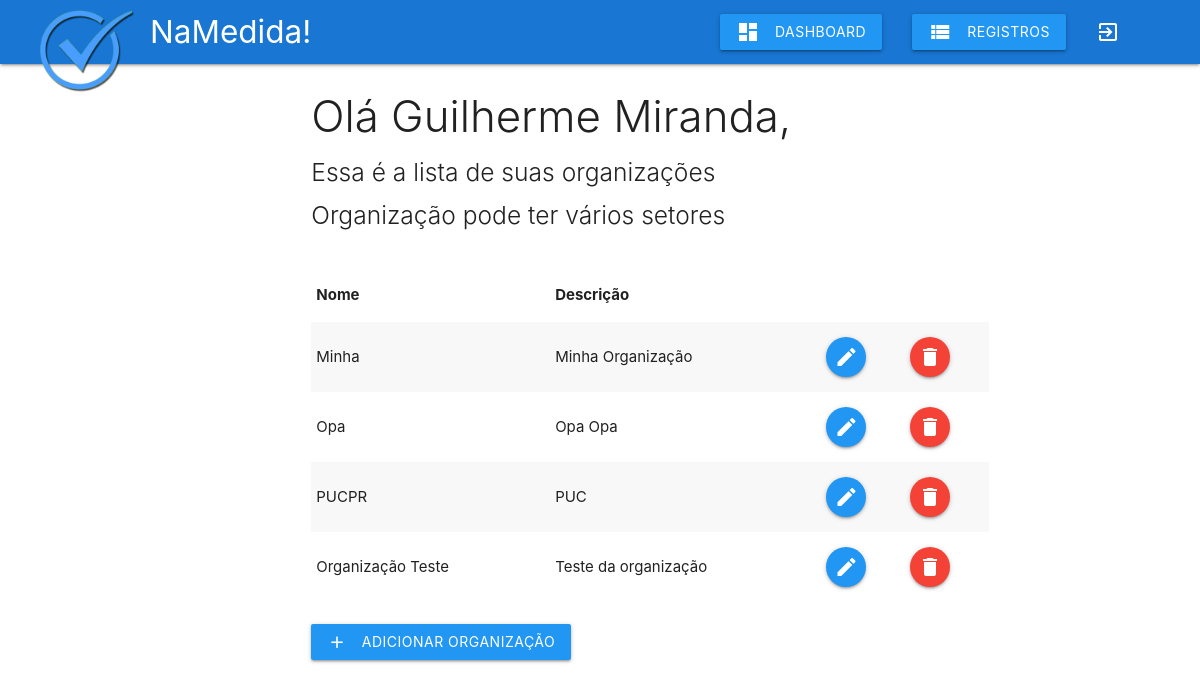
/php/organizacao.php (signed in), run on the app's committed database.
### tables this page shows
CREATE TABLE `usuario` (
  `idUsuario` int(11) NOT NULL,
  `login` varchar(45) DEFAULT NULL,
  `senha` varchar(32) DEFAULT NULL,
  `nome` varchar(45) DEFAULT NULL
);

CREATE TABLE `organizacao` (
  `idOrganizacao` int(11) NOT NULL,
  `idUsuario` int(11) DEFAULT NULL,
  `nome` varchar(45) DEFAULT NULL,
  `descricao` varchar(255) DEFAULT NULL
);

### php/includes/dados-usuario.php (called while the page is built, shortened)
<?php
$id = $_SESSION['idUsuario'];
$sql = "SELECT * FROM usuario WHERE idUsuario = '$id'";
$resultado = mysqli_query($connect, $sql);
$dados = mysqli_fetch_array($resultado);
$id = $dados['idUsuario'];

### php/includes/cabecalhos.php (called while the page is built, shortened)
<?php
$organizacao[] = 'Nome';
$organizacao[] = 'Descrição';

### php/organizacao.php (the view, shortened to what this page needs)
<?php
include_once 'db_connect.php';
include_once 'includes/header.php';
include_once 'includes/dados-usuario.php';
include_once 'includes/cabecalhos.php';
include_once 'includes/navbar.php';
?>
<div class="row">
	<div class="col s12 m7 push-m3">
		<h3 class="light"> Olá <?php echo $dados['nome']; ?>,</h3>
		<h5 class="light">Essa é a lista de suas organizações</h5>
		<h5 class="light">Organização pode ter vários setores </h5>
		<table class="striped responsive-table">
			<thead>
				<tr>
				<?php
					foreach ($organizacao as $key) {
						echo "<th>$key</th>";
					}
				?>
				</tr>
			</thead>
			<tbody>
				<?php
					$sql = "SELECT * FROM organizacao WHERE idUsuario = '$id'";
					$resultado = mysqli_query($connect, $sql);
					while ($organizacao_dados = mysqli_fetch_array($resultado)):
				?>
				<tr>
					<td><?php echo $organizacao_dados['nome']; ?></td>
					<td><?php echo $organizacao_dados['descricao']; ?></td>
					<td><a href="editar-organizacao.php?idOrganizacao=<?php echo $organizacao_dados['idOrganizacao']; ?>" class="btn-floating blue"><i class="material-icons">edit</i></a></td><td><a href="#modal<?php echo $organizacao_dados['idOrganizacao']; ?>" class="btn-floating red modal-trigger"><i class="material-icons">delete</i></a></td>
				</tr>
				<?php endwhile; ?>
			</tbody>
		</table>
		<br>
		<a class='btn waves-effect waves-light blue' href='adicionar-organizacao.php'>adicionar organização<i class="material-icons left">add</i></a>
	</div>
</div>
<?php
include_once 'includes/footer.php';
?>

### php/includes/style.php (style rules this page uses)
.responsive-table { margin-top: 40px; }

### data on the page
usuario: nome "Guilherme Miranda"
organizacao: nome "Minha", descricao "Minha Organização"
organizacao: nome "Opa", descricao "Opa Opa"
organizacao: nome "PUCPR", descricao "PUC"
organizacao: nome "Organização Teste", descricao "Teste da organização"

### other printed values
$key "Nome"
$key "Descrição"
